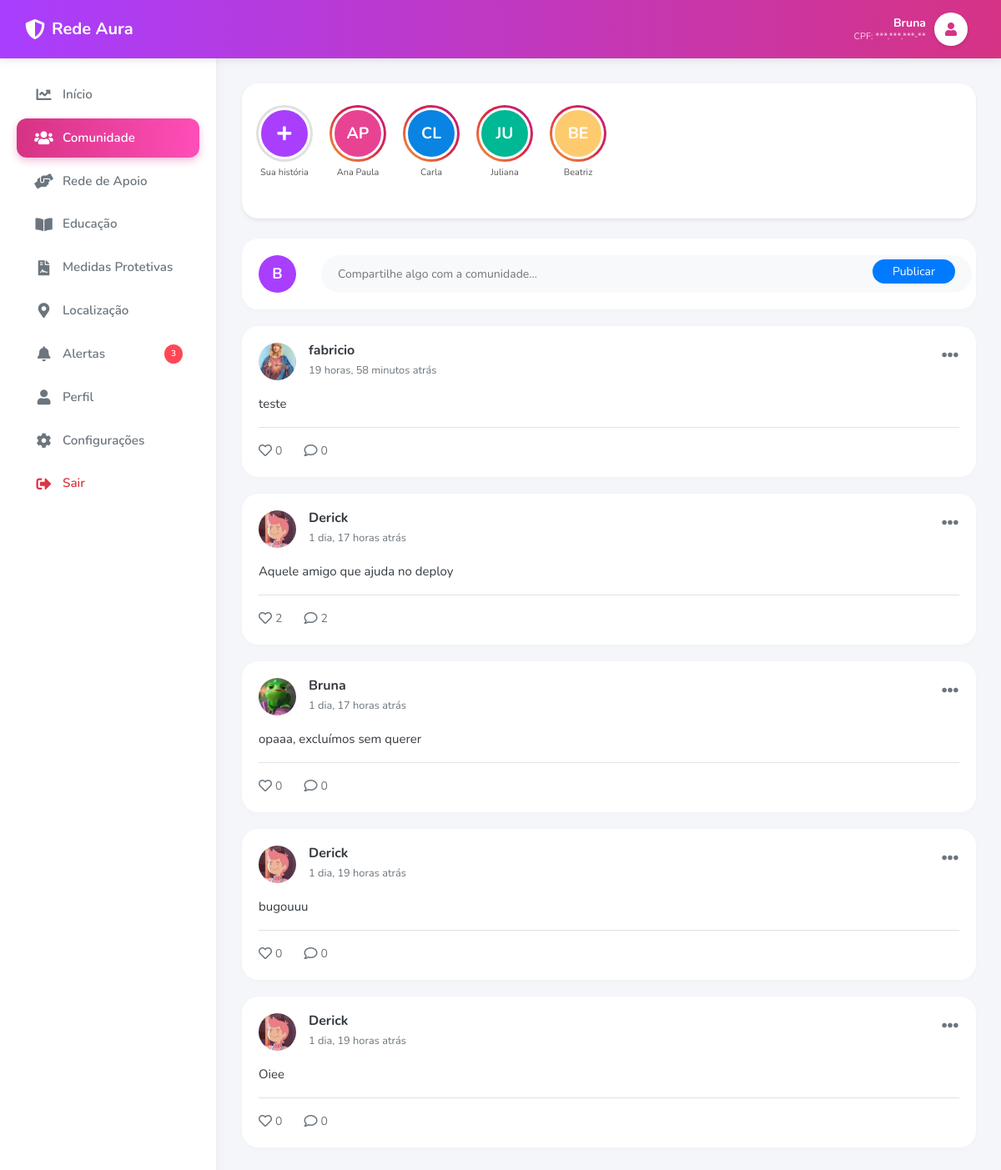
The app's page /aura/comunidade/ (signed in) with its own data.
### usuarios/models.py (models this page shows, shortened)
class ModelUsuario(AbstractUser):
    email = models.EmailField('E-mail', unique=True) # pois vamos usar o e-mail como login
    fone = models.CharField('Telefone', max_length=15)
    is_staff = models.BooleanField('Membro da equipe', default=True)
    USERNAME_FIELD = 'email' # poderíamos definir qualquer outro campo como username
    REQUIRED_FIELDS = ['first_name', 'last_name', 'fone']
    objects = UsuarioManager() # com isso especificamos para o Django usar o nosso Manager e não o padrão.

### rede_aura/models.py (models this page shows, shortened)
class PlanoSeguranca(models.Model):
    usuario = models.OneToOneField(settings.AUTH_USER_MODEL, on_delete=models.CASCADE)
    mensagem_emergencia = models.TextField(
        default="Estou em perigo, por favor, ajude! Minha localização atual é..."
    )
    localizacao_automatica = models.BooleanField(default=False)
    modo_disfarcado = models.BooleanField(default=False)
    termo_aceito = models.BooleanField(default=False)
    data_aceite_termo = models.DateTimeField(null=True, blank=True)
    foto = models.ImageField(upload_to='perfis/', blank=True, null=True)
    cpf = models.CharField(max_length=14, blank=True, null=True)
    data_nascimento = models.DateField(blank=True, null=True)
    endereco = models.CharField(max_length=255, blank=True, null=True)

class Postagem(models.Model):
    CATEGORIAS = [
        ('RELATO', 'Relato'),
        ('MOTIVACAO', 'Motivação'),
        ('AJUDA', 'Pedido de Ajuda'),
    ]
    autor = models.ForeignKey(settings.AUTH_USER_MODEL, on_delete=models.CASCADE)
    texto = models.TextField()
    categoria = models.CharField(max_length=20, choices=CATEGORIAS)
    data_criacao = models.DateTimeField(auto_now_add=True)
    curtidas = models.IntegerField(default=0)

### rede_aura/views.py (the view, shortened to what this page needs)
# urls.py: path('comunidade/', views.comunidade, name='comunidade'),
@login_required
def comunidade(request):
    plano, created = PlanoSeguranca.objects.get_or_create(usuario=request.user)
    posts = Postagem.objects.all().order_by('-data_criacao')
    return render(request, 'rede_aura/comunidade.html', {
        'posts': posts,
        'plano': plano,              # passa o plano também
    })

### djangotres/context_processors.py (called while the page is built)
def google_maps_api_key(request):
    return {
        "GOOGLE_MAPS_API_KEY": settings.GOOGLE_MAPS_API_KEY
    }

### templates/rede_aura/comunidade.html (shortened to what this page needs)
{% extends 'rede_aura/base_dashboard.html' %}
{% block aura_content %}
<div class="container-fluid p-0">
    <div class="card border-0 shadow-sm mb-4 p-3" style="border-radius: 20px;">
        <div class="stories-container">
            <div class="story-item">
                <div class="story-ring" style="background: #e0e0e0;">
                    <div class="story-avatar" style="background: #a93eff;">
                        {% if plano.foto %}
                            <img src="{{ plano.foto.url }}">
                        {% else %}
                            <i class="fas fa-plus"></i>
                        {% endif %}
                    </div>
                </div>
                <span class="story-name">Sua história</span>
            </div>
            <div class="story-item">
                <div class="story-ring">
                    <div class="story-avatar" style="background: #e84393;">AP</div>
                </div>
                <span class="story-name">Ana Paula</span>
            </div>
            <div class="story-item">
                <div class="story-ring">
                    <div class="story-avatar" style="background: #0984e3;">CL</div>
                </div>
                <span class="story-name">Carla</span>
            </div>
            <div class="story-item">
                <div class="story-ring">
                    <div class="story-avatar" style="background: #00b894;">JU</div>
                </div>
                <span class="story-name">Juliana</span>
            </div>
            <div class="story-item">
                <div class="story-ring">
                    <div class="story-avatar" style="background: #fdcb6e;">BE</div>
                </div>
                <span class="story-name">Beatriz</span>
            </div>
        </div>
    </div>
    <div class="create-post-card">
        <div class="post-avatar-container">
            {% if user.planoseguranca.foto %}
                <img src="{{ user.planoseguranca.foto.url }}" class="post-avatar-img">
            {% else %}
                <div class="post-avatar-initials">{{ user.first_name|slice:":1" }}</div>
            {% endif %}
        </div>
        <form method="POST" action="{% url 'comunidade' %}" class="w-100">
            <div class="position-relative">
                <input name="texto" class="input-post" placeholder="Compartilhe algo com a comunidade..." required autocomplete="off">
                <button type="submit" class="btn btn-sm btn-primary rounded-pill px-4 position-absolute" style="right: 5px; top: 5px; background-color: #007bff; border: none;">
                    Publicar
                </button>
            </div>
        </form>
    </div>
    {% for post in posts %}
    <div class="card-post">
        <div class="d-flex justify-content-between mb-3">
            <div class="d-flex align-items-center">
                <div class="post-avatar-container">
                    {% if post.autor.planoseguranca.foto %}
                        <img src="{{ post.autor.planoseguranca.foto.url }}" class="post-avatar-img">
                    {% else %}
                        <div class="post-avatar-initials" style="background: {% cycle '#a93eff' '#00b894' '#e17055' '#6c5ce7' %};">
                            {{ post.autor.first_name|slice:":1"|default:post.autor.username|slice:":1"|upper }}
                        </div>
                    {% endif %}
                </div>
                <div>
                    <h6 class="font-weight-bold m-0 text-dark">{{ post.autor.first_name|default:post.autor.username }}</h6>
                    <small class="text-muted">{{ post.data_criacao|timesince }} atrás</small>
                </div>
            </div>
            <div class="dropdown">
                <button class="btn btn-link text-muted p-0 dropdown-toggle" type="button" data-toggle="dropdown" aria-haspopup="true" aria-expanded="false" style="font-size: 20px;">
                    <i class="fas fa-ellipsis-h"></i>
                </button>
            </div>
        </div>
        <p class="text-dark mb-3" style="line-height: 1.6; font-size: 15px;">
            {{ post.texto }}
        </p>
        <div class="d-flex align-items-center text-muted small mt-3 pt-3 border-top">
            <a href="{% url 'curtir_post' post.id %}" class="btn-action">
                <i class="far fa-heart mr-1" style="font-size: 16px;"></i> {{ post.curtidas }}
            </a>
            <button class="btn-action" onclick="toggleComentarios('comments-{{ post.id }}')">
                <i class="far fa-comment mr-1" style="font-size: 16px;"></i> {{ post.comentarios.count }}
            </button>
        </div>
    </div>
    {% empty %}
        <div class="text-center py-5 text-muted">
            <i class="fas fa-comments fa-3x mb-3" style="opacity: 0.3;"></i>
            <p>Nenhuma publicação ainda. Compartilhe algo!</p>
        </div>
    {% endfor %}
</div>
{% endblock %}

### templates/rede_aura/base_dashboard.html (shortened to what this page needs)
<!DOCTYPE html>
<html lang="pt-br">
<head>
    <link rel="stylesheet" href="https://stackpath.bootstrapcdn.com/bootstrap/4.5.2/css/bootstrap.min.css">
    <link rel="stylesheet" href="https://cdnjs.cloudflare.com/ajax/libs/font-awesome/5.15.4/css/all.min.css">
</head>
<body>
    <div class="top-header">
        <div class="d-flex align-items-center">
            <i class="fas fa-shield-alt mr-2" style="font-size: 24px;"></i>
            <h5 class="m-0 font-weight-bold">Rede Aura</h5>
        </div>
        <a href="{% url 'perfil' %}" class="profile-link">
            <div class="user-info d-none d-md-block">
                <div class="user-name">{{ user.first_name|default:"Usuária" }}</div>
                <div class="user-cpf">CPF: {{ user.planoseguranca.cpf|default:"***.***.***-**" }}</div>
            </div>
            <div class="header-avatar">
                {% if user.planoseguranca.foto %}
                    <img src="{{ user.planoseguranca.foto.url }}" alt="Perfil">
                {% else %}
                    <i class="fas fa-user"></i>
                {% endif %}
            </div>
        </a>
    </div>
    <div class="sidebar">
        <nav class="nav flex-column h-100">
            <a class="nav-link {% if request.path == '/aura/feed/' %}active{% endif %}" href="{% url 'feed' %}">
                <i class="fas fa-chart-line"></i> Início
            </a>
            <a class="nav-link {% if request.path == '/aura/comunidade/' %}active{% endif %}" href="{% url 'comunidade' %}">
                <i class="fas fa-users"></i> Comunidade
            </a>
            <a class="nav-link {% if 'apoio' in request.path %}active{% endif %}" href="{% url 'apoio' %}">
                <i class="fas fa-hands-helping"></i> Rede de Apoio
            </a>
            <a class="nav-link {% if request.path == '/aura/educacao/' %}active{% endif %}" href="{% url 'educacao' %}">
                <i class="fas fa-book-open"></i> Educação
            </a>
            <a class="nav-link {% if request.path == '/aura/medidas/' %}active{% endif %}" href="{% url 'medidas' %}">
                <i class="fas fa-file-contract"></i> Medidas Protetivas
            </a>
            <a class="nav-link {% if request.path == '/aura/mapa/' %}active{% endif %}" href="{% url 'mapa' %}">
                <i class="fas fa-map-marker-alt"></i> Localização
            </a>
            <a class="nav-link {% if request.path == '/aura/alertas/' %}active{% endif %}" href="{% url 'alertas' %}">
                <i class="fas fa-bell"></i> Alertas <span class="badge-notification">3</span>
            </a>
            <a class="nav-link {% if request.path == '/aura/perfil/' %}active{% endif %}" href="{% url 'perfil' %}">
                <i class="fas fa-user"></i> Perfil
            </a>
            <a class="nav-link" href="{% url 'perfil' %}">
                <i class="fas fa-cog"></i> Configurações
            </a>
            <a class="nav-link text-danger" href="#" onclick="event.preventDefault(); document.getElementById('logout-form').submit();">
                <i class="fas fa-sign-out-alt"></i> Sair
            </a>
        </nav>
    </div>
    <div class="main-content">
        {% block aura_content %}{% endblock %}
    </div>
</body>
</html>

### templates/rede_aura/base_dashboard.html (style rules this page uses)
body { font-family: 'Nunito', sans-serif; background-color: #F5F6FA; overflow-x: hidden; margin: 0; }
.top-header { background: linear-gradient(90deg, #a93eff, #d63384); height: 70px; display: flex; align-items: center; justify-content: space-between; padding: 0 30px; color: white; position: fixed; top: 0; left: 0; width: 100%; z-index: 1030; box-shadow: 0 2px 10px rgba(0, 0, 0, 0.1); }
.sidebar { width: 260px; background: white; position: fixed; top: 70px; bottom: 0; left: 0; border-right: 1px solid #eee; box-shadow: 2px 0 10px rgba(0,0,0,0.03); padding: 20px; z-index: 1020; display: flex; flex-direction: column; overflow-y: auto; }
.nav-link { color: #6c757d; padding: 12px 20px; border-radius: 12px; margin-bottom: 5px; font-weight: 600; display: flex; align-items: center; transition: 0.2s; font-size: 0.95rem; }
.nav-link i { width: 25px; font-size: 18px; margin-right: 10px; text-align: center; }
.nav-link.active { background: linear-gradient(90deg, #d63384, #ff4eb8); color: white; box-shadow: 0 4px 10px rgba(214, 51, 132, 0.3); }
.badge-notification { background-color: #ff4757; color: white; font-size: 10px; padding: 4px 8px; border-radius: 50%; margin-left: auto; }
.main-content { margin-left: 260px; margin-top: 70px; padding: 30px; min-height: calc(100vh - 70px); }
.profile-link { display: flex; align-items: center; text-decoration: none; color: white; padding: 5px 10px; border-radius: 30px; transition: 0.3s; cursor: pointer; }
.user-info { text-align: right; line-height: 1.2; margin-right: 10px; }
.user-name { font-weight: 700; font-size: 14px; }
.user-cpf { font-size: 11px; opacity: 0.8; }
.header-avatar { width: 40px; height: 40px; border-radius: 50%; overflow: hidden; background: white; display: flex; align-items: center; justify-content: center; color: #d63384; font-weight: bold; box-shadow: 0 2px 5px rgba(0,0,0,0.1); }

### templates/rede_aura/comunidade.html (style rules this page uses)
.stories-container { display: flex; overflow-x: auto; padding: 10px 0; margin-bottom: 20px; scrollbar-width: none; }
.story-item { display: flex; flex-direction: column; align-items: center; margin-right: 18px; cursor: pointer; min-width: 70px; }
.story-ring { width: 68px; height: 68px; border-radius: 50%; padding: 3px; background: linear-gradient(45deg, #f09433 0%, #e6683c 25%, #dc2743 50%, #cc2366 75%, #bc1888 100%); display: flex; align-items: center; justify-content: center; margin-bottom: 5px; transition: transform 0.2s; }
.story-avatar { width: 100%; height: 100%; border-radius: 50%; background-color: #fff; border: 3px solid #fff; display: flex; align-items: center; justify-content: center; font-weight: bold; color: white; font-size: 1.2rem; overflow: hidden; }
.story-name { font-size: 11px; color: #555; text-align: center; white-space: nowrap; overflow: hidden; text-overflow: ellipsis; max-width: 70px; }
.create-post-card, .card-post { background: white; border-radius: 20px; border: none; padding: 20px; margin-bottom: 20px; box-shadow: 0 2px 10px rgba(0,0,0,0.02); }
.create-post-card { display: flex; align-items: center; }
.input-post { background: #f8f9fa; border: none; border-radius: 30px; padding: 12px 20px; width: 100%; margin-left: 15px; font-size: 14px; color: #555; }
.post-avatar-container { width: 45px; height: 45px; min-width: 45px; border-radius: 50%; overflow: hidden; margin-right: 15px; }
.post-avatar-img { width: 100%; height: 100%; object-fit: cover; }
.post-avatar-initials { width: 100%; height: 100%; display: flex; align-items: center; justify-content: center; font-weight: bold; color: white; font-size: 18px; background-color: #a93eff; }
.btn-action { background: none; border: none; color: #6c757d; cursor: pointer; font-size: 14px; transition: 0.2s; text-decoration: none; display: flex; align-items: center; margin-right: 20px; }
.dropdown-toggle::after { display: none; }

### records on screen
ModelUsuario: first_name "Bruna", planoseguranca.cpf "***.***.***-**", first_name "B"
Postagem: autor.planoseguranca.foto (picture), autor.first_name "fabricio", data_criacao "19 horas, 58 minutos", texto "teste", curtidas "0", comentarios.count "0"
Postagem: autor.planoseguranca.foto (picture), autor.first_name "Derick", data_criacao "1 dia, 17 horas", texto "Aquele amigo que ajuda no deploy", curtidas "2", comentarios.count "2"
Postagem: autor.planoseguranca.foto (picture), autor.first_name "Bruna", data_criacao "1 dia, 17 horas", texto "opaaa, excluímos sem querer", curtidas "0", comentarios.count "0"
Postagem: autor.planoseguranca.foto (picture), autor.first_name "Derick", data_criacao "1 dia, 19 horas", texto "bugouuu", curtidas "0", comentarios.count "0"
Postagem: autor.planoseguranca.foto (picture), autor.first_name "Derick", data_criacao "1 dia, 19 horas", texto "Oiee", curtidas "0", comentarios.count "0"
